Frame 1 (no input): blank canvas, image omitted
Frame 60 (no input): blank canvas, image omitted
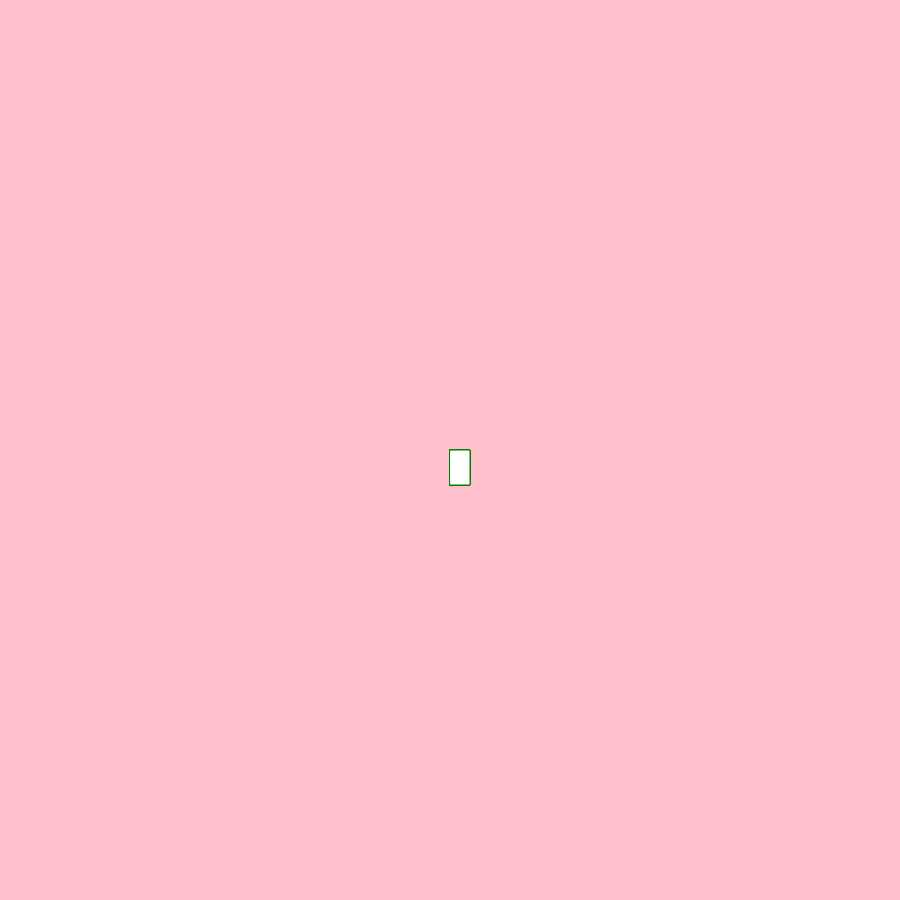
Frame 120 (the mouse pressed at the canvas centre since frame 60)

The p5.js sketch whose frames 1 and 60 were blank and that drew this single picture after the mouse press (run headless with seeded random() and noise() and a simulated clock; from frame 60 on, the mouse is pressed at the canvas centre):

// p5.js sketch
// ── sketch.js
function setup() {
    createCanvas(900, 900);
    background("pink")
  }
  
  function draw() {
    stroke("green");
    fill("white");
    
    
    if (mouseIsPressed) {
      rect(mouseX, mouseY, 20, 35);
    }
  }
